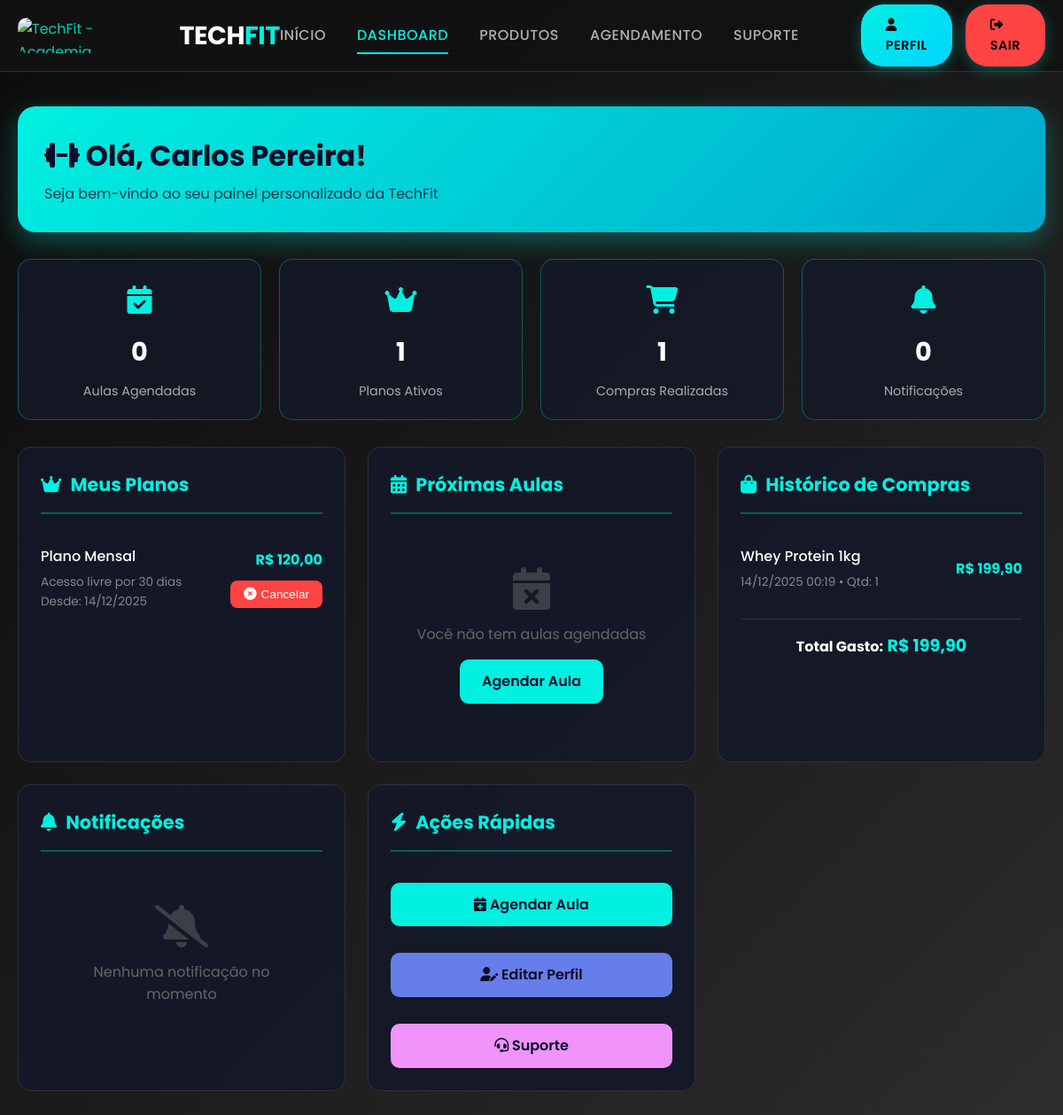
Page /dashboard_aluno.php (signed in) on the committed database.
### tables this page shows
CREATE TABLE cliente (
    id_cliente INT AUTO_INCREMENT PRIMARY KEY,
    nome_cliente VARCHAR(255) NOT NULL,
    email VARCHAR(255) NOT NULL UNIQUE,
    endereco VARCHAR(200) NOT NULL,
    telefone VARCHAR(20) NOT NULL,
    genero VARCHAR(10) NOT NULL,
    cpf VARCHAR(15) NOT NULL UNIQUE,
    status VARCHAR(20) DEFAULT 'ativo',
    data_cadastro TIMESTAMP DEFAULT CURRENT_TIMESTAMP
);

CREATE TABLE pagamento (
    id_pagamento INT AUTO_INCREMENT PRIMARY KEY,
    id_cliente INT NOT NULL,
    id_planos INT NOT NULL,
    data_pagamento DATETIME DEFAULT CURRENT_TIMESTAMP,
    valor_pago DECIMAL(7,2) NOT NULL,
    status_pagamento ENUM('pago', 'pendente') DEFAULT 'pendente',
    id_forma_pagamento INT
);

CREATE TABLE planos (
    id_planos INT AUTO_INCREMENT PRIMARY KEY,
    nome_planos VARCHAR(255) NOT NULL,
    descricao VARCHAR(255) NOT NULL,
    valor DECIMAL(7,2) NOT NULL,
    id_cliente INT,
    id_funcionario INT,
    created_at TIMESTAMP DEFAULT CURRENT_TIMESTAMP
);

CREATE TABLE venda (
    id_venda INT AUTO_INCREMENT PRIMARY KEY,
    id_cliente INT NOT NULL,
    id_produtos INT NOT NULL,
    quantidade INT NOT NULL,
    data_venda DATETIME DEFAULT CURRENT_TIMESTAMP,
    valor_total DECIMAL(10,2) NOT NULL
);

CREATE TABLE produtos (
    id_produtos INT AUTO_INCREMENT PRIMARY KEY,
    nome_produto VARCHAR(255) NOT NULL,
    tipo_produto VARCHAR(100) NOT NULL,
    categoria VARCHAR(100),
    preco DECIMAL(10,2) NOT NULL,
    quantidade_estoque INT NOT NULL DEFAULT 0,
    url_imagem VARCHAR(500),
    descricao TEXT,
    status ENUM('ativo', 'inativo') DEFAULT 'ativo',
    created_at TIMESTAMP DEFAULT CURRENT_TIMESTAMP,
    updated_at TIMESTAMP DEFAULT CURRENT_TIMESTAMP ON UPDATE CURRENT_TIMESTAMP
);

### dashboard_aluno.php (the view, shortened to what this page needs)
<?php
$conn = Connection::getInstance();
$idAluno = $_SESSION['user_id'];
$nomeAluno = $_SESSION['user_nome'] ?? 'Aluno';
try {
    $stmt = $conn->prepare("SELECT * FROM cliente WHERE id_cliente = ?");
    $stmt->execute([$idAluno]);
    $infoAluno = $stmt->fetch();
    if ($infoAluno) {
        $nomeAluno = $infoAluno['nome_cliente'];
    }
    $stmt = $conn->prepare("
        SELECT
            pg.id_pagamento,
            p.nome_planos,
            p.descricao,
            p.valor,
            pg.valor_pago,
            pg.status_pagamento,
            DATE_FORMAT(pg.data_pagamento, '%d/%m/%Y') as data_contratacao,
            DATE_ADD(pg.data_pagamento, INTERVAL 1 MONTH) as data_vencimento,
            DATEDIFF(DATE_ADD(pg.data_pagamento, INTERVAL 1 MONTH), NOW()) as dias_restantes
        FROM pagamento pg
        INNER JOIN planos p ON pg.id_planos = p.id_planos
        WHERE pg.id_cliente = ?
        AND pg.status_pagamento IN ('pago', 'pendente')
        ORDER BY pg.data_pagamento DESC
    ");
    $stmt->execute([$idAluno]);
    $planosAluno = $stmt->fetchAll();
    $stmt = $conn->prepare("
        SELECT
            a.tipo_aula,
            DATE_FORMAT(a.data_agendamento, '%d/%m/%Y') as data_aula,
            DATE_FORMAT(a.data_agendamento, '%H:%i') as horario_aula,
            a.data_agendamento
        FROM agendamento a
        WHERE a.id_cliente = ?
        AND a.data_agendamento >= NOW()
        ORDER BY a.data_agendamento ASC
        LIMIT 5
    ");
    $stmt->execute([$idAluno]);
    $agendamentosAluno = $stmt->fetchAll();
    $stmt = $conn->prepare("
        SELECT
            v.id_venda,
            p.nome_produto,
            p.categoria,
            v.quantidade,
            v.valor_total,
            DATE_FORMAT(v.data_venda, '%d/%m/%Y %H:%i') as data_compra
        FROM venda v
        INNER JOIN produtos p ON v.id_produtos = p.id_produtos
        WHERE v.id_cliente = ?
        ORDER BY v.data_venda DESC
        LIMIT 5
    ");
    $stmt->execute([$idAluno]);
    $historicoCompras = $stmt->fetchAll(PDO::FETCH_ASSOC);
    $stmt = $conn->prepare("
        SELECT COALESCE(SUM(valor_total), 0) as total_gasto
        FROM venda
        WHERE id_cliente = ?
    ");
    $stmt->execute([$idAluno]);
    $totalGasto = $stmt->fetch()['total_gasto'] ?? 0;
} catch (PDOException $e) {
    error_log("Erro no dashboard: " . $e->getMessage());
    $planosAluno = [];
    $agendamentosAluno = [];
    $historicoCompras = [];
    $totalGasto = 0;
}
$totalNotificacoes = 0;
$notificacoesRecentes = [];
try {
    $stmt = $conn->prepare("
        SELECT COUNT(*) as total_notif
        FROM notificacao
        WHERE id_cliente = ? AND status = 'não lida'
    ");
    $stmt->execute([$idAluno]);
    $totalNotificacoes = $stmt->fetch()['total_notif'] ?? 0;
    $stmt = $conn->prepare("
        SELECT
            id_notificacao,
            titulo,
            mensagem,
            DATE_FORMAT(data_envio, '%d/%m/%Y %H:%i') as data_formatada,
            status,
            prioridade
        FROM notificacao
        WHERE id_cliente = ?
        ORDER BY data_envio DESC
        LIMIT 5
    ");
    $stmt->execute([$idAluno]);
    $notificacoesRecentes = $stmt->fetchAll(PDO::FETCH_ASSOC);
} catch (PDOException $e) {
    error_log("Erro ao buscar notificações: " . $e->getMessage());
    $totalNotificacoes = 0;
    $notificacoesRecentes = [];
}
?>
<!DOCTYPE html>
<html lang="pt-BR">
<head>
    <link rel="stylesheet" href="https://cdnjs.cloudflare.com/ajax/libs/font-awesome/6.5.2/css/all.min.css">
    <link rel="stylesheet" href="assets/css/inicio.css">
</head>
<body>
    <header class="techfit-header">
        <div class="header-container">
            <a href="inicio.html" class="header-logo">
                <img src="assets/images/imagens/WhatsApp Image 2025-10-02 at 15.15.22.jpeg"
                     alt="TechFit - Academia Inteligente"
                     class="logo-image">
                <div class="logo-text">TECH<span>FIT</span></div>
            </a>
            <nav class="main-navigation">
                <ul class="nav-links">
                    <li><a href="inicio.html" class="nav-link">Início</a></li>
                    <li><a href="dashboard_aluno.php" class="nav-link active">Dashboard</a></li>
                    <li><a href="produtos_loja.php" class="nav-link">Produtos</a></li>
                    <li><a href="agendamento.php" class="nav-link">Agendamento</a></li>
                    <li><a href="suporte.html" class="nav-link">Suporte</a></li>
                </ul>
                <div class="header-cta">
                    <a href="editar_perfil.php" class="cta-button"><i class="fas fa-user"></i> Perfil</a>
                    <a href="logout.php" class="cta-button" style="background: #ff4444;"><i class="fas fa-sign-out-alt"></i> Sair</a>
                </div>
            </nav>
        </div>
    </header>
    <main class="dashboard-container">
        <div class="welcome-section">
            <h1><i class="fas fa-dumbbell"></i> Olá, <?php echo htmlspecialchars($nomeAluno); ?>!</h1>
            <p>Seja bem-vindo ao seu painel personalizado da TechFit</p>
        </div>
        <div class="stats-grid">
            <div class="stat-card">
                <div class="icon"><i class="fas fa-calendar-check"></i></div>
                <div class="value"><?php echo count($agendamentosAluno); ?></div>
                <div class="label">Aulas Agendadas</div>
            </div>
            <div class="stat-card">
                <div class="icon"><i class="fas fa-crown"></i></div>
                <div class="value"><?php echo count($planosAluno); ?></div>
                <div class="label">Planos Ativos</div>
            </div>
            <div class="stat-card">
                <div class="icon"><i class="fas fa-shopping-cart"></i></div>
                <div class="value"><?php echo count($historicoCompras); ?></div>
                <div class="label">Compras Realizadas</div>
            </div>
            <div class="stat-card">
                <div class="icon"><i class="fas fa-bell"></i></div>
                <div class="value"><?php echo $totalNotificacoes; ?></div>
                <div class="label">Notificações</div>
            </div>
        </div>
        <div class="dashboard-grid">
            <div class="dashboard-card">
                <div class="card-header">
                    <h2><i class="fas fa-crown"></i> Meus Planos</h2>
                </div>
                <?php if (!empty($planosAluno)): ?>
                    <ul class="item-list">
                        <?php foreach ($planosAluno as $plano): ?>
                            <li>
                                <div class="item-info">
                                    <span class="name"><?php echo htmlspecialchars($plano['nome_planos']); ?></span>
                                    <span class="detail"><?php echo htmlspecialchars($plano['descricao']); ?></span>
                                    <?php if (isset($plano['data_contratacao'])): ?>
                                        <span class="detail">Desde: <?php echo $plano['data_contratacao']; ?></span>
                                    <?php endif; ?>
                                </div>
                                <div style="display: flex; flex-direction: column; align-items: flex-end; gap: 10px;">
                                    <span class="item-value">R$ <?php echo number_format($plano['valor'], 2, ',', '.'); ?></span>
                                    <button class="btn-cancelar-plano" data-id="<?php echo $plano['id_pagamento']; ?>">
                                        <i class="fas fa-times-circle"></i> Cancelar
                                    </button>
                                </div>
                            </li>
                        <?php endforeach; ?>
                    </ul>
                <?php endif; ?>
            </div>
            <div class="dashboard-card">
                <div class="card-header">
                    <h2><i class="fas fa-calendar-alt"></i> Próximas Aulas</h2>
                </div>
                <?php if (!empty($agendamentosAluno)): ?>
                    <ul class="item-list">
                        <?php foreach ($agendamentosAluno as $agendamento): ?>
                            <li>
                                <div class="item-info">
                                    <span class="name"><?php echo htmlspecialchars($agendamento['tipo_aula']); ?></span>
                                    <span class="detail">
                                        <i class="far fa-calendar"></i> <?php echo $agendamento['data_aula']; ?>
                                        <i class="far fa-clock"></i> <?php echo $agendamento['horario_aula']; ?>
                                    </span>
                                </div>
                            </li>
                        <?php endforeach; ?>
                    </ul>
                    <a href="agendamento.php" class="btn-action" style="width: 100%; text-align: center;">Ver Todas</a>
                <?php else: ?>
                    <div class="empty-state">
                        <i class="fas fa-calendar-times"></i>
                        <p>Você não tem aulas agendadas</p>
                        <a href="agendamento.php" class="btn-action">Agendar Aula</a>
                    </div>
                <?php endif; ?>
            </div>
            <div class="dashboard-card">
                <div class="card-header">
                    <h2><i class="fas fa-shopping-bag"></i> Histórico de Compras</h2>
                </div>
                <?php if (!empty($historicoCompras)): ?>
                    <ul class="item-list">
                        <?php foreach ($historicoCompras as $compra): ?>
                            <li>
                                <div class="item-info">
                                    <span class="name"><?php echo htmlspecialchars($compra['nome_produto']); ?></span>
                                    <span class="detail">
                                        <?php echo $compra['data_compra']; ?> •
                                        Qtd: <?php echo $compra['quantidade']; ?>
                                    </span>
                                </div>
                                <span class="item-value">R$ <?php echo number_format($compra['valor_total'], 2, ',', '.'); ?></span>
                            </li>
                        <?php endforeach; ?>
                    </ul>
                    <div style="text-align: center; margin-top: 15px; padding-top: 15px; border-top: 1px solid rgba(255,255,255,0.1);">
                        <strong>Total Gasto:</strong>
                        <span class="item-value" style="font-size: 1.2rem;">R$ <?php echo number_format($totalGasto, 2, ',', '.'); ?></span>
                    </div>
                <?php endif; ?>
            </div>
            <div class="dashboard-card">
                <div class="card-header">
                    <h2><i class="fas fa-bell"></i> Notificações</h2>
                </div>
                <?php if (!empty($notificacoesRecentes)): ?>
                    <ul class="item-list" style="max-height: 400px; overflow-y: auto;">
                        <?php foreach ($notificacoesRecentes as $notif): ?>
                            <li data-notif-id="<?php echo $notif['id_notificacao']; ?>" style="flex-direction: column; align-items: flex-start; padding: 12px 0; <?php echo $notif['status'] === 'não lida' ? 'cursor: pointer;' : ''; ?>">
                                <div style="display: flex; justify-content: space-between; width: 100%; margin-bottom: 8px;">
                                    <span class="name" style="display: flex; align-items: center; gap: 8px;">
                                        <?php if ($notif['status'] === 'não lida'): ?>
                                            <i class="fas fa-circle" style="font-size: 0.5rem; color: #ff4444;"></i>
                                        <?php endif; ?>
                                        <?php echo htmlspecialchars($notif['titulo']); ?>
                                    </span>
                                    <span class="detail"><?php echo $notif['data_formatada']; ?></span>
                                </div>
                                <p style="color: #aaa; margin: 0; font-size: 0.9rem; line-height: 1.5;">
                                    <?php echo htmlspecialchars($notif['mensagem']); ?>
                                </p>
                                <?php if ($notif['prioridade'] === 'alta'): ?>
                                    <span style="display: inline-block; background: rgba(255,68,68,0.2); color: #ff4444; padding: 3px 10px; border-radius: 8px; font-size: 0.75rem; margin-top: 8px;">
                                        <i class="fas fa-exclamation-circle"></i> Prioridade Alta
                                    </span>
                                <?php endif; ?>
                            </li>
                        <?php endforeach; ?>
                    </ul>
                <?php else: ?>
                    <div class="empty-state">
                        <i class="fas fa-bell-slash"></i>
                        <p>Nenhuma notificação no momento</p>
                    </div>
                <?php endif; ?>
            </div>
            <div class="dashboard-card">
                <div class="card-header">
                    <h2><i class="fas fa-bolt"></i> Ações Rápidas</h2>
                </div>
                <div style="display: grid; gap: 15px;">
                    <a href="agendamento.php" class="btn-action" style="width: 100%; text-align: center;">
                        <i class="fas fa-calendar-plus"></i> Agendar Aula
                    </a>
                    <a href="editar_perfil.php" class="btn-action" style="width: 100%; text-align: center; background: #667eea;">
                        <i class="fas fa-user-edit"></i> Editar Perfil
                    </a>
                    <a href="suporte.html" class="btn-action" style="width: 100%; text-align: center; background: #f093fb;">
                        <i class="fas fa-headset"></i> Suporte
                    </a>
                </div>
            </div>
        </div>
    </main>
</body>
</html>

### rows in the picture
cliente: nome_cliente "Carlos Pereira"
pagamento: id_planos.nome_planos "Plano Mensal", id_planos.descricao "Acesso livre por 30 dias", data_contratacao "14/12/2025", id_planos.valor "120,00"
venda: id_produtos.nome_produto "Whey Protein 1kg", data_compra "14/12/2025 00:19", quantidade "1", valor_total "199,90"

### other values in the picture
count($agendamentosAluno) "0"
count($planosAluno) "1"
count($historicoCompras) "1"
$totalNotificacoes "0"
$totalGasto "199,90"
